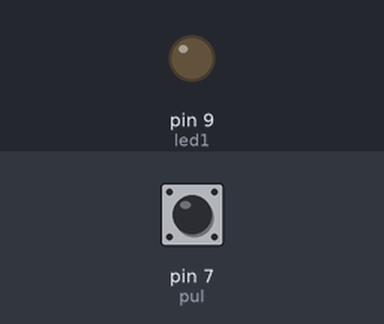
The sketch below on a simulated Arduino Uno, built with avr-gcc and run on an emulated ATmega328P. On the bench: output pins drawn as LEDs (lit = HIGH). Dashed ring = blinking. The test bench sets the inputs (shaded band); at power-on: pin 7 (pul) LOW.

Above: at 1.2 s.
1.3 s: pin 7 (pul) pulsed HIGH 5 times (0.12 s each, 0.3 s apart)
At 1.57 s:
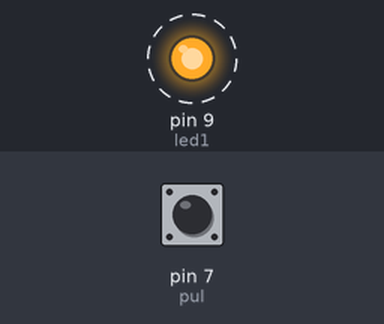
At 3.1 s:
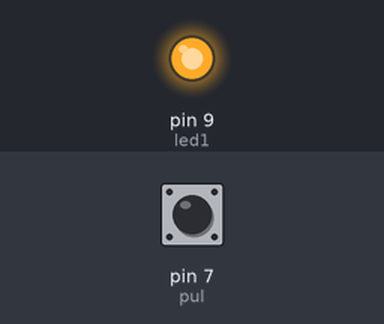
Timing chart, 0 to 4.6 s (numbered marks = the images above; inputs shaded):
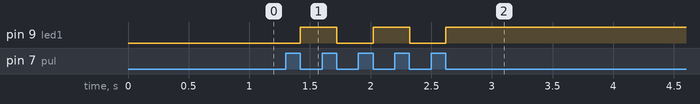

Measured:
- after the input at 1.3 s, pin 9 (led1): alternates HIGH for 0.30 s and LOW for 0.30 s, 5 changes in all, then stays HIGH, starting after 0.12 s

The sketch:

led_boton_v3.ino
```cpp
const int pul = 7;
const int led1 = 9;
boolean brillo = false;

void setup() {
  pinMode(pul, INPUT);
  pinMode(led1, OUTPUT);
}

void loop() {

    if (digitalRead(pul)) {
      while (digitalRead(pul) == HIGH) {
        delay(5);
      }
      if (brillo) {
        brillo = false;
        digitalWrite(led1, LOW);

      } else {
        brillo = true;
        digitalWrite(led1, HIGH);
      }
    }
    delay(50);
}
```
